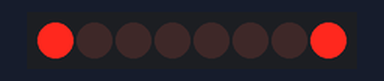
A sketch run on a simulated Arduino Uno, built with avr-gcc and run on an emulated ATmega328P. On the bench: 8 shift-register outputs drawn as a row of LEDs (first output left, lit = HIGH). Wiring (inferred from the names in the program): shift register (74HC595): data pin 2; shift clock pin 3; latch pin 4. Wiring (inferred from the signals the program sends): row of LEDs: on Q0, Q1, Q2, Q3, Q4, Q5, Q6, Q7.

Above: at 0.05 s.
At 0.75 s:
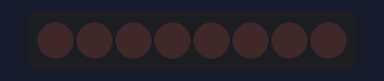
At 1.45 s:
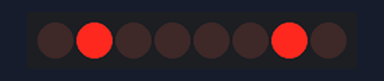
At 2.05 s:
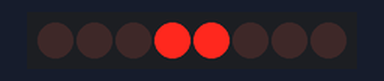
At 2.85 s:
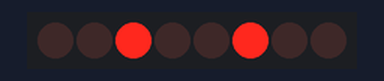
Timing chart, 0 to 3.1 s (numbered marks = the images above):
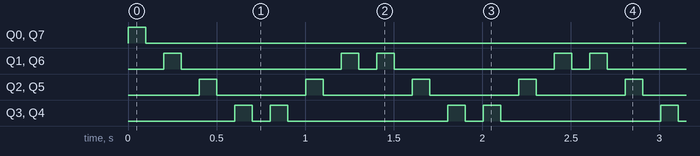

Measured:
- by itself, Q0, Q7: LOW → HIGH at 0.00 s, → LOW 0.10 s later
- by itself, Q1, Q6: repeats every 1.2 s: LOW 0.90 s, HIGH 0.10 s, LOW 0.10 s, HIGH 0.10 s
- by itself, Q2, Q5: alternates HIGH for 0.10 s and LOW for 0.50 s
- by itself, Q3, Q4: repeats every 1.2 s: LOW 0.10 s, HIGH 0.10 s, LOW 0.90 s, HIGH 0.10 s

The sketch:

circ-05.ino
```cpp
#define DATA 2
#define CLOCK 3
#define LATCH 4

int ledState = 0;
#define ON HIGH
#define OFF LOW

int x = 1;
int i = 0;
int j = 7;

void setup()
{
  pinMode(DATA, OUTPUT);
  pinMode(CLOCK, OUTPUT);
  pinMode(LATCH, OUTPUT);
}

/*
void loop()
{
  int delayTime = 1;

  for(int i = 0; i < 256; i++) {
    //updateLEDs(i);
    updateLEDsLong(i);
    delay(delayTime);
  }
}
*/

void loop()
{
  int delayTime = 100;

  changeLED(i, ON);
  changeLED(j, ON);
  delay(delayTime);
  changeLED(i, OFF);
  changeLED(j, OFF);
  delay(delayTime);

  if ((j - i) > 0) {
    i = i + x;
    j = j - x;
  }

  if ((j - i) < 1 || i == 0 || j == 7) {
    x = x * -1;
    i = i + x;
    j = j - x;
  }
}

void updateLEDs(int value)
{
  digitalWrite(LATCH, LOW);
  shiftOut(DATA, CLOCK, MSBFIRST, value);
  digitalWrite(LATCH, HIGH);
}

void updateLEDsLong(int value)
{
  int b = 0;
  int i = 0;
  // Pull chips latch low
  digitalWrite(LATCH, LOW);

  for(i = 0; i < 8; i++) {
    // Use bitmask to select only the eighth
    // bit in our number
    b = value & B10000000;

    // Move number up one bit value
    value = value << 1;

    if (b == 128) {
      // If bit 8 is set then set data pin high
      digitalWrite(DATA, HIGH);
    } else {
      // Else if 8 bit is unset then set data pin low
      digitalWrite(DATA, LOW);
    }

    // Next 3 lines pulse the clock pin
    digitalWrite(CLOCK, HIGH);
    delay(1);
    digitalWrite(CLOCK, LOW);
  }

  // Pull latch high shifting our data to being displayed
  digitalWrite(LATCH, HIGH);
}

int bits[]  = {B00000001, B00000010, B00000100, B00001000, B00010000, B00100000, B01000000, B10000000};
int masks[] = {B11111110, B11111101, B11111011, B11110111, B11101111, B11011111, B10111111, B01111111};

void changeLED(int led, int state)
{
  ledState = ledState & masks[led];
  if (state == ON) {
    ledState = ledState | bits[led];
  }
  updateLEDs(ledState);
}
```
